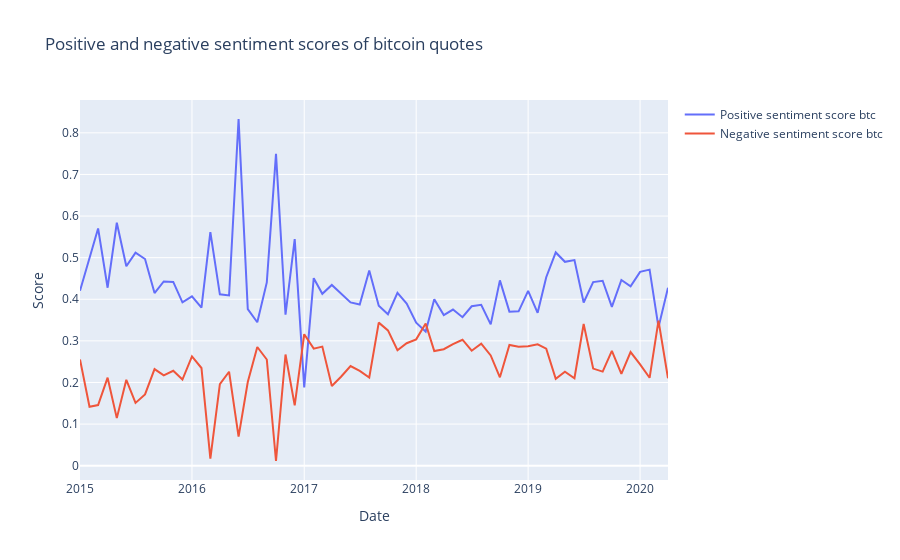

The code cell stored with this chart in its notebook:
### Markdown cell above
We first visualizd positive and negative scores of the sentiment model application.

### Code cell
pos_neg_comp = df_lemmatized.groupby('month')['positive_score_btc','negative_score_btc'].mean()
fig = go.Figure([go.Scatter(x=pos_neg_comp.index, y=pos_neg_comp['positive_score_btc'].values, name='Positive sentiment score btc')])
fig.add_trace(go.Scatter(x=pos_neg_comp.index, y=pos_neg_comp['negative_score_btc'].values, name='Negative sentiment score btc'))
fig.update_layout(
  title="Positive and negative sentiment scores of bitcoin quotes",
  xaxis_title="Date",
  yaxis_title="Score",
  )
fig.show()
